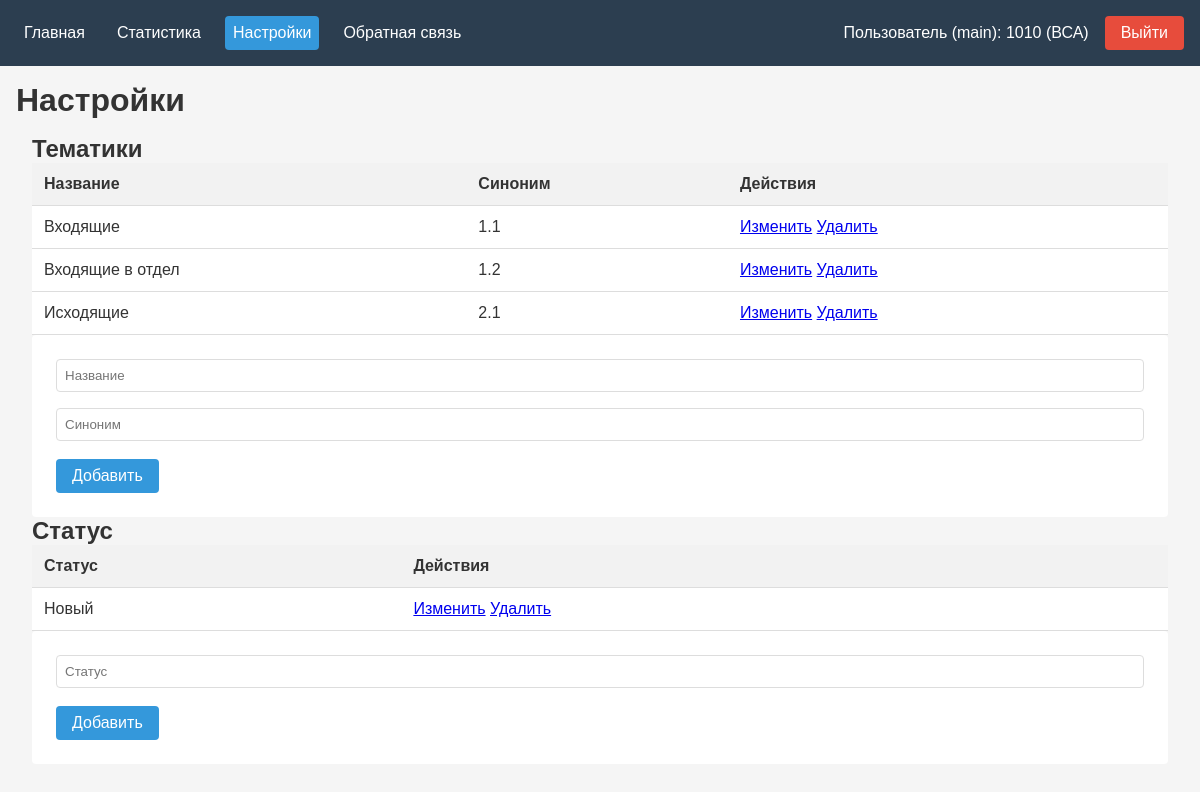
Page /tasker/settings/ (signed in) on the earlier database version.
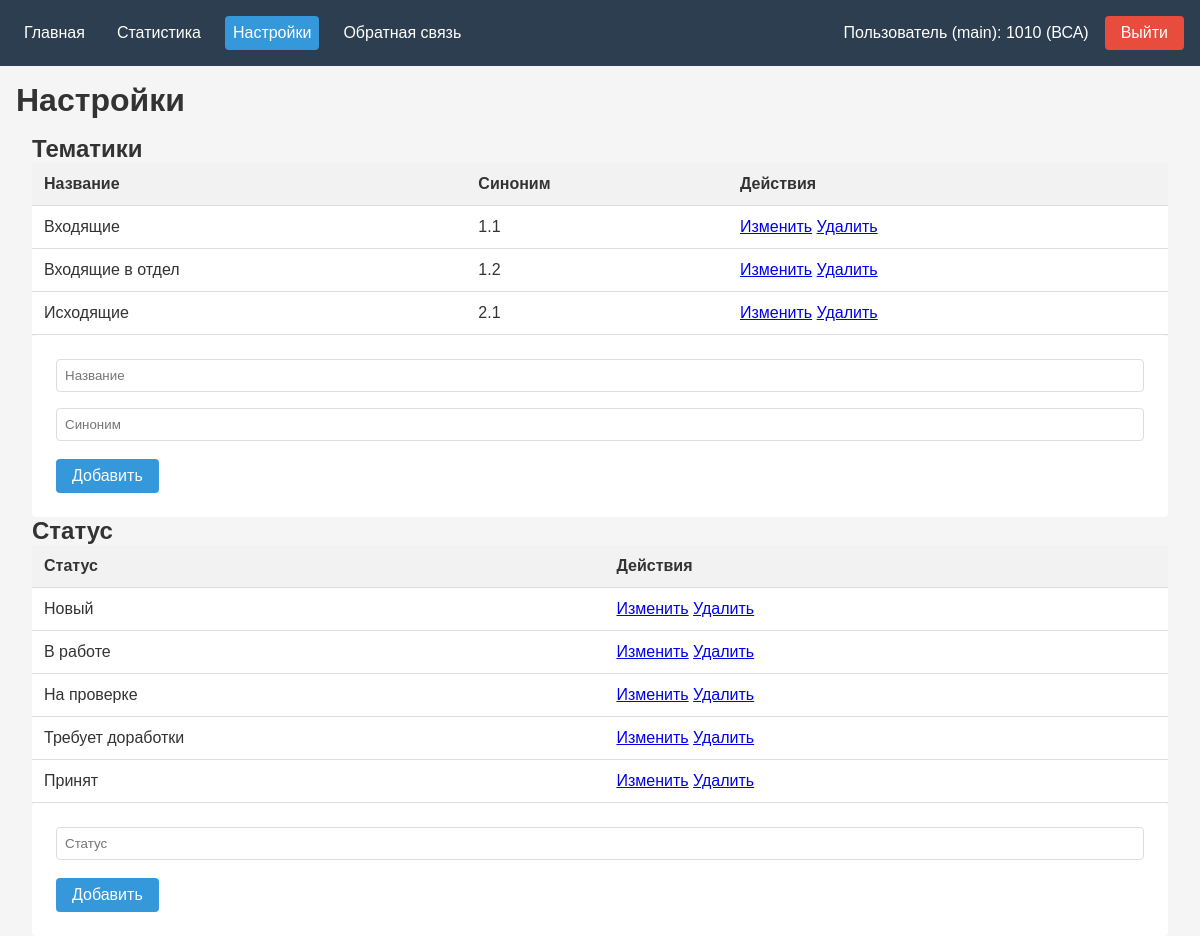
Same page on the later database version.
### tasker/models.py (models this page shows, shortened)
class TaskSubjects(models.Model):
    name = models.CharField()
    synonym = models.CharField()

class TaskStatus(models.Model):
    status = models.CharField()

### tasker/myviews/settings.py (the view)
# urls.py: path('', settings.all_settings, name='all_settings'),
@in_group('main')
def all_settings(request):
    context = {
        'subjects': TaskSubjects.objects.all(),
        'statuses': TaskStatus.objects.all(),
        'active_tab': 'settings'
    }
    return render(request, 'settings/settings.html', context)

### tasker/templates/settings/settings.html (shortened to what this page needs)
{% extends "menu.html" %}
{% block content %}
<h1>Настройки</h1>
<div class="container">
    <div class="section">
        <h2>Тематики</h2>
        <table>
            <tr>
                <th>Название</th>
                <th>Синоним</th>
                <th>Действия</th>
            </tr>
            {% for subject in subjects %}
            <tr>
                <td>{{ subject.name }}</td>
                <td>{{ subject.synonym }}</td>
                <td>
                    <a href="{% url 'edit_subject' subject.id %}">Изменить</a>
                    <a href="{% url 'delete_subject' subject.id %}" onclick="return confirm('Удалить?')">Удалить</a>
                </td>
            </tr>
            {% endfor %}
        </table>
        <form method="post" action="{% url 'add_subject' %}">
            <input type="text" name="name" placeholder="Название" required>
            <input type="text" name="synonym" placeholder="Синоним" required>
            <button type="submit">Добавить</button>
        </form>
    </div>
    <div class="section">
        <h2>Статус</h2>
        <table>
            <tr>
                <th>Статус</th>
                <th>Действия</th>
            </tr>
            {% for status in statuses %}
            <tr>
                <td>{{ status.status }}</td>
                <td>
                    <a href="{% url 'edit_status' status.id %}">Изменить</a>
                    <a href="{% url 'delete_status' status.id %}" onclick="return confirm('Удалить?')">Удалить</a>
                </td>
            </tr>
            {% endfor %}
        </table>
        <form method="post" action="{% url 'add_status' %}">
            <input type="text" name="status" placeholder="Статус" required>
            <button type="submit">Добавить</button>
        </form>
    </div>
</div>
{% endblock content %}

Differences in the rows shown:
added TaskStatus: status "В работе"
added TaskStatus: status "На проверке"
added TaskStatus: status "Требует доработки"
added TaskStatus: status "Принят"
